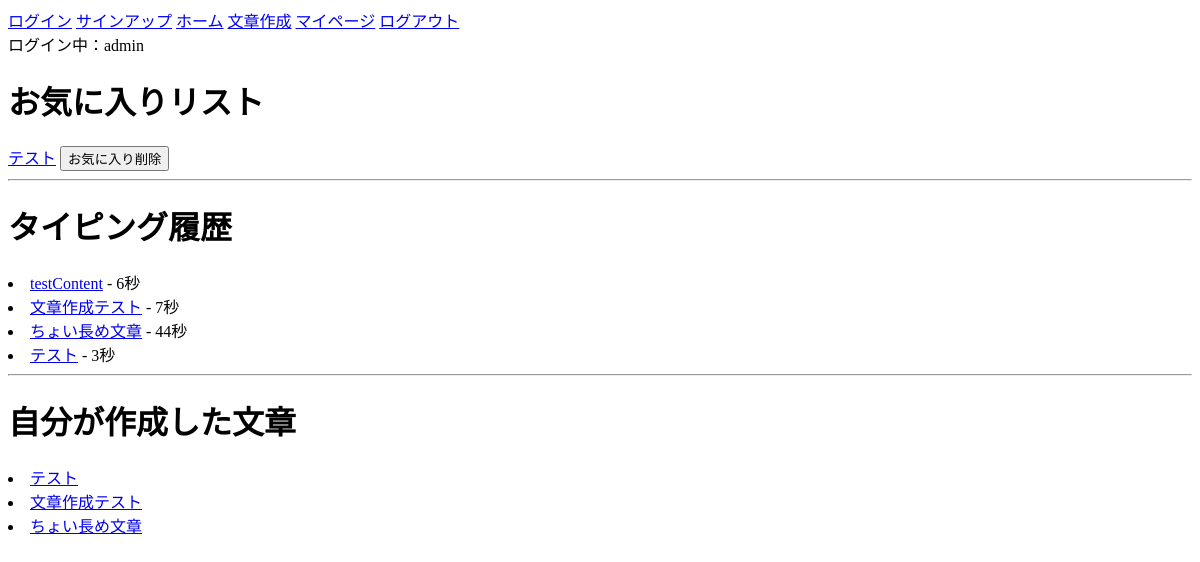
/content/mypage/admin/ (signed in), run on an earlier commit of the app's database.
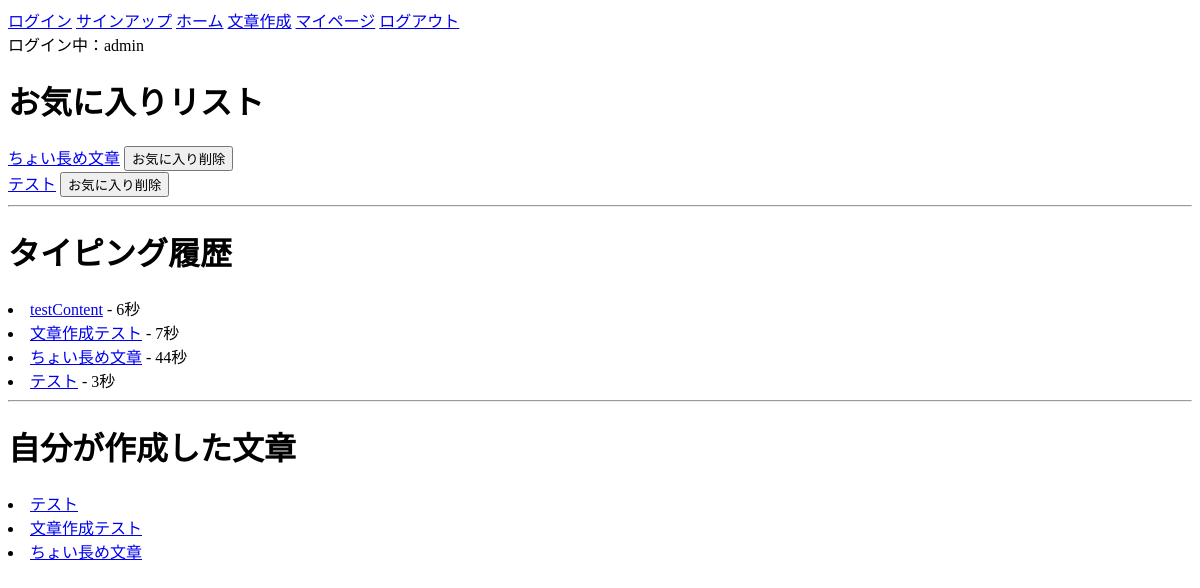
And on a later commit of the database.
### typingapp/models.py (models this page shows, shortened)
class Favorite(models.Model):
    user = models.ForeignKey(CustomUser, on_delete=models.CASCADE)
    title = models.ForeignKey(Content, on_delete=models.CASCADE)
    created_at = models.DateTimeField(auto_now_add=True)

class History(models.Model):
    user = models.ForeignKey(CustomUser, on_delete=models.CASCADE)
    title = models.ForeignKey(Content, on_delete=models.CASCADE)
    typing_time = models.IntegerField()

### contentapp/models.py (models this page shows)
class Content(models.Model):
    user = models.ForeignKey(
        settings.AUTH_USER_MODEL,
        on_delete=models.SET_NULL,
        null=True,
        blank=True
    )
    title = models.CharField(max_length=30, unique=True)
    sentence = models.TextField()
    is_public = models.BooleanField(default=True)
    created_at = models.DateTimeField(auto_now_add=True)
    def __str__(self):
        return self.title

### contentapp/views.py (the view, shortened to what this page needs)
# urls.py: path('mypage/<str:username>/', views.MyPageView.as_view(), name="mypage"),
class MyPageView(generic.TemplateView):
    template_name = "mypage.html"
    def get_context_data(self, **kwargs):
        context = super().get_context_data(**kwargs)
        context['my_content_list'] = Content.objects.filter(user=self.request.user)
        context['my_history_list'] = History.objects.filter(user=self.request.user)
        context['my_favorite_list'] = Favorite.objects.filter(user=self.request.user)
        return context

### contentapp/templates/mypage.html (shortened to what this page needs)
{% extends "base.html" %}
{% block contents %}
    <h1>お気に入りリスト</h1>
    {% for favorite in my_favorite_list %}
        <form method="post">
            <a href="{% url "typingapp:typing" favorite.title.pk %}">{{ favorite.title }}</a>
            <input type="submit" value="お気に入り削除">
        </form>
    {% endfor %}
    <hr>
    <h1>タイピング履歴</h1>
    {% for history in my_history_list %}
        <li><a href="{% url "typingapp:typing" history.title.pk %}">{{ history.title }}</a> - {{ history.typing_time }}秒</li>
    {% endfor %}
        <hr>
    <h1>自分が作成した文章</h1>
    {% for content in my_content_list %}
        <li><a href="{% url "typingapp:typing" content.pk %}">{{ content.title }}</a></li>
    {% endfor %}
{% endblock %}

What changed in the data, as far as the page shows it:
added Favorite: title "ちょい長め文章"
